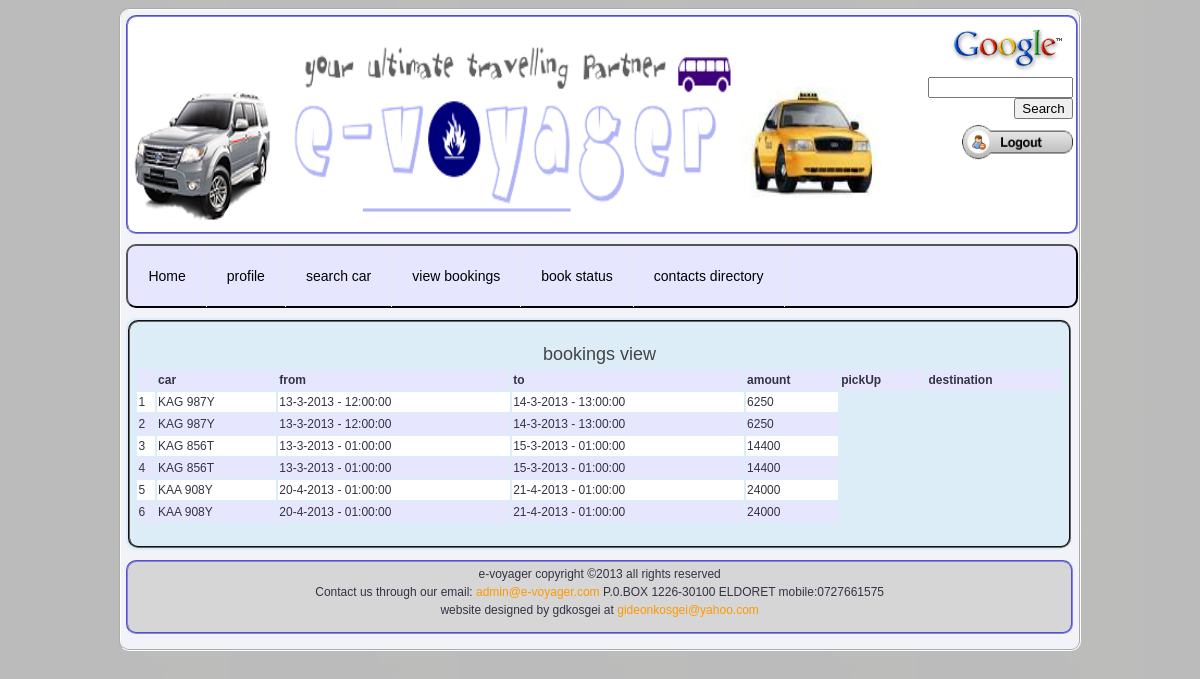
The app's page /view_bookings_cust.php (signed in) with its own data.
### tables this page shows
CREATE TABLE IF NOT EXISTS `reservations` (
  `resv_id` smallint(6) NOT NULL AUTO_INCREMENT,
  `date_from` varchar(30) NOT NULL,
  `date_to` varchar(30) NOT NULL,
  `time_from` varchar(30) NOT NULL,
  `time_to` varchar(30) NOT NULL,
  `pick_up` varchar(50) NOT NULL,
  `destination` varchar(50) NOT NULL,
  `car_id` smallint(6) NOT NULL,
  `customer_id` smallint(6) NOT NULL,
  `owner_id` smallint(6) NOT NULL,
  PRIMARY KEY (`resv_id`),
  KEY `car` (`car_id`),
  KEY `customer_id` (`customer_id`),
  KEY `owner_id` (`owner_id`)
);

CREATE TABLE IF NOT EXISTS `car_registration` (
  `car_id` smallint(6) NOT NULL AUTO_INCREMENT,
  `plate_number` varchar(30) NOT NULL,
  `car_model` varchar(50) NOT NULL,
  `capacity` varchar(30) NOT NULL,
  `car_condition` varchar(30) NOT NULL,
  `area` varchar(50) NOT NULL,
  `service` varchar(30) NOT NULL,
  `hour_price` int(11) NOT NULL,
  `day_price` int(11) NOT NULL,
  `car_user_id` smallint(6) NOT NULL,
  PRIMARY KEY (`car_id`),
  UNIQUE KEY `plate_number` (`plate_number`),
  KEY `car_user_id` (`car_user_id`)
);

CREATE TABLE IF NOT EXISTS `bookings` (
  `rev_id` smallint(6) NOT NULL AUTO_INCREMENT,
  `options` varchar(20) NOT NULL,
  `amount` int(11) NOT NULL,
  `mpesa_id` varchar(30) NOT NULL,
  PRIMARY KEY (`rev_id`)
);

### includes/view_bookings.php (called while the page is built, shortened)
<?php
$session=$_SESSION["session_email"];
$id=mysql_query("SELECT user_id FROM registration WHERE email='$session'");
$ids=mysql_result($id,0);
$sql=mysql_query("SELECT plate_number,date_from,date_to,time_from,time_to,amount FROM reservations,bookings,car_registration,company_register WHERE bookings.rev_id=reservations.resv_id AND car_registration.car_id=reservations.car_id  AND reservations.customer_id=$ids");
?>

### view_bookings_cust.php (the view, shortened to what this page needs)
<!DOCTYPE html PUBLIC "-//W3C//DTD XHTML 1.0 Transitional//EN" "http://www.w3.org/TR/xhtml1/DTD/xhtml1-transitional.dtd">
<html xmlns="http://www.w3.org/1999/xhtml" dir="ltr">
<head>
	<link rel="stylesheet" type="text/css" href="style2.css" media="screen" />
	<link rel="stylesheet" type="text/css" href="css/sliderman.css" />
</head>
<body>
    <div id="container">
		<div id="header">
		<?php include("includes/header.php");?>
            </div>
		<div id="menu">
		<?php include("includes/nav_cust.php");?>
		</div>
       <?php include("includes/view_bookings.php");?>
        <div class="main_content2">
        <div class="details">
		<h3>bookings view</h3>
		<table>
		<tr align='left' bgcolor="#E6E6FF"><th>&nbsp;</th><th>car</th><th>from</th><th>to</th><th>amount</th><th>pickUp</th><th>destination</th></tr>
		<?php
		$no=1;
		while($row=mysql_fetch_array($sql)){
		if($no%2==0){
		$color="#E6E6FF";}
		else{
		$color="white";}
		echo"<tr bgcolor=$color><td>".$no++."</td><td>".$row['plate_number']."</td><td>".$row['date_from']." - ".$row['time_from']."</td><td>".$row['date_to']." - ".$row['time_to']."</td><td>".$row['amount']."</td></tr>";
		}
	?>
		</table>
</div>
               </div>
               <div id="foot_notes"><?php include("includes/footer.php");?></div>
</div>

### style2.css (style rules this page uses)
html { height: 100%; padding-bottom: 1px; }
body { background:transparent url(img1/Ultimate.jpg); color: #334; font: normal 75% sans-serif; line-height: 1.5; }
h1,h2,h3,h4,h5,h6 { color: #444; font-weight: normal; line-height: 1; margin-bottom: 0.3em; }
h3 { font-size: 1.5em; }
table { margin-bottom: 1.4em; width: 100%; }
th { font-weight: bold; }
.main_content2 { background-color:#DDEDF7; float:left; width:99%; height:auto; -moz-border-radius:10px; border-radius:10px; padding:2px 2px 2px 2px; }
#header { float:left; width:100%; height:auto; border:#8080FF groove 2px; -moz-border-radius:10px; border-radius:10px; background-color:white; margin-bottom:10px; }
#container { width:80%; height:auto; margin:auto; background-color:#F2F2F9; border:#FFFFFF groove 2px; -moz-border-radius:10px; border-radius:10px; padding:5px 5px 5px 5px; }
.details { width:99%; height:auto; margin:auto; border: #666666 groove 2px; padding:5px; -moz-border-radius:10px; border-radius:10px; background-color:#DDEDF7; }
.details2,.details h3 { text-align:center; }
#foot_notes { width:99.5%; height:60px; border:#000000 1px solid; margin-top:10px; float:left; -moz-border-radius:10px; border-radius:10px; border:#8080FF groove 2px; margin-bottom:10px; padding-bottom:10px; background-color:#D6D6D6; }
#menu { height:60px; width:100%; background-color:#E6E6FF; border:outset 2px #000000; float:left; margin-bottom: 10px; -moz-border-radius:10px; border-radius:10px; }

### records on screen
reservations: car.plate_number "KAG 987Y", date_from "13-3-2013", time_from "12:00:00", date_to "14-3-2013", time_to "13:00:00", bookings.amount "6250"
reservations: car.plate_number "KAG 856T", date_from "13-3-2013", time_from "01:00:00", date_to "15-3-2013", time_to "01:00:00", bookings.amount "14400"
reservations: car.plate_number "KAA 908Y", date_from "20-4-2013", time_from "01:00:00", date_to "21-4-2013", time_to "01:00:00", bookings.amount "24000"
